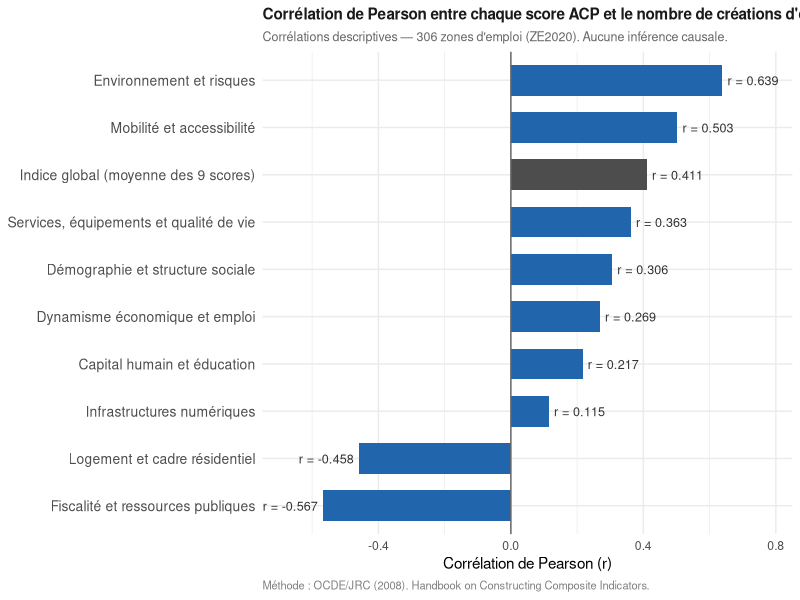
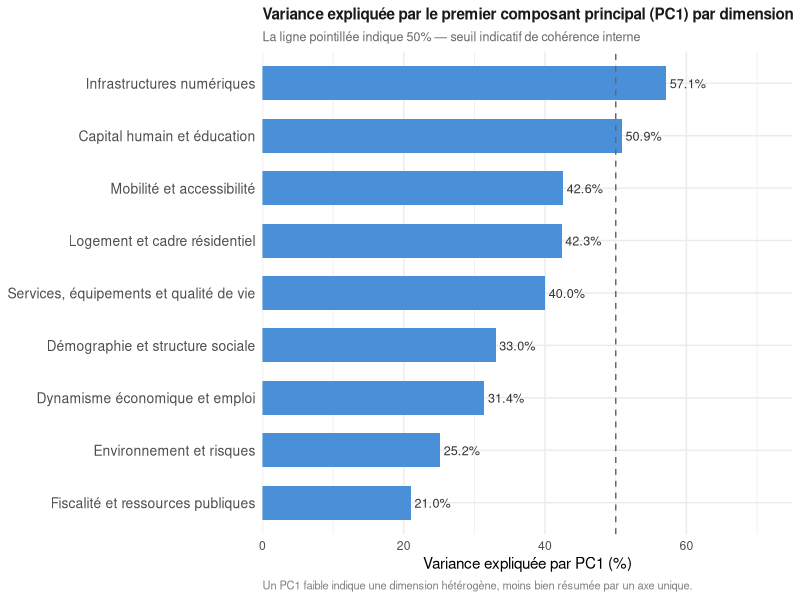
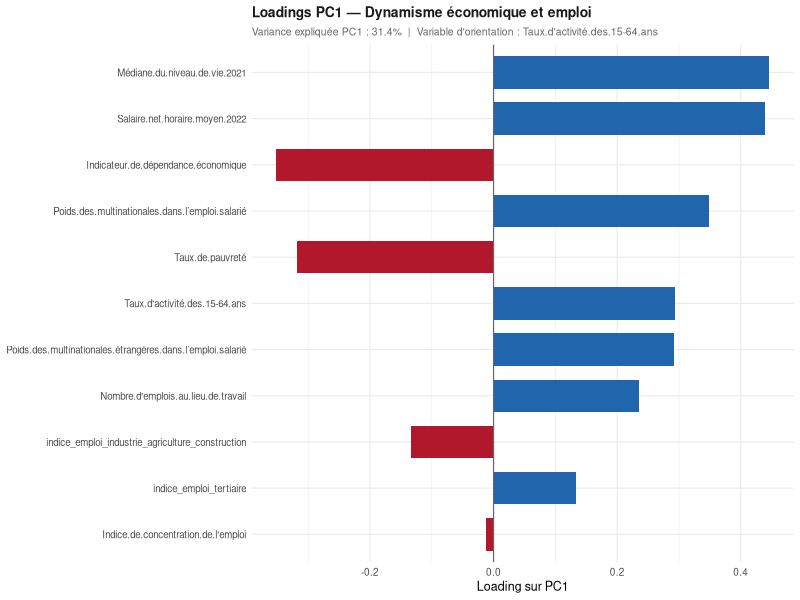
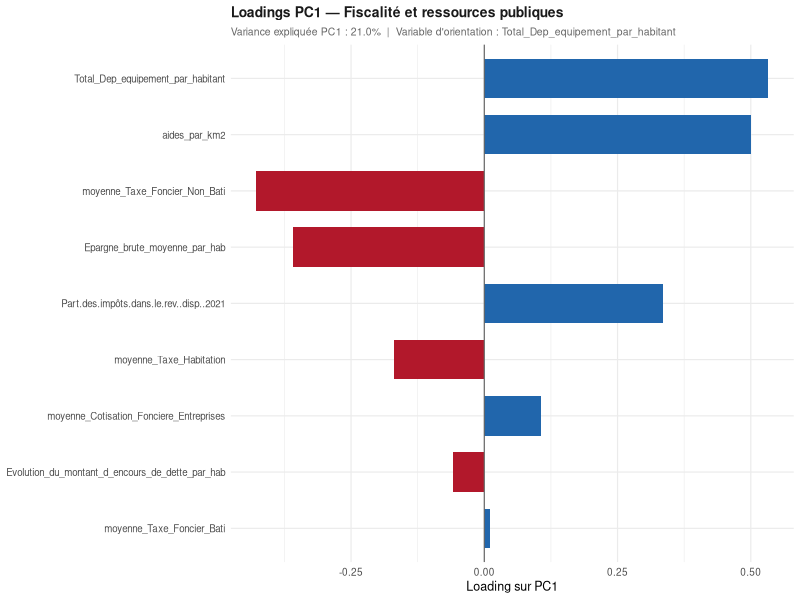
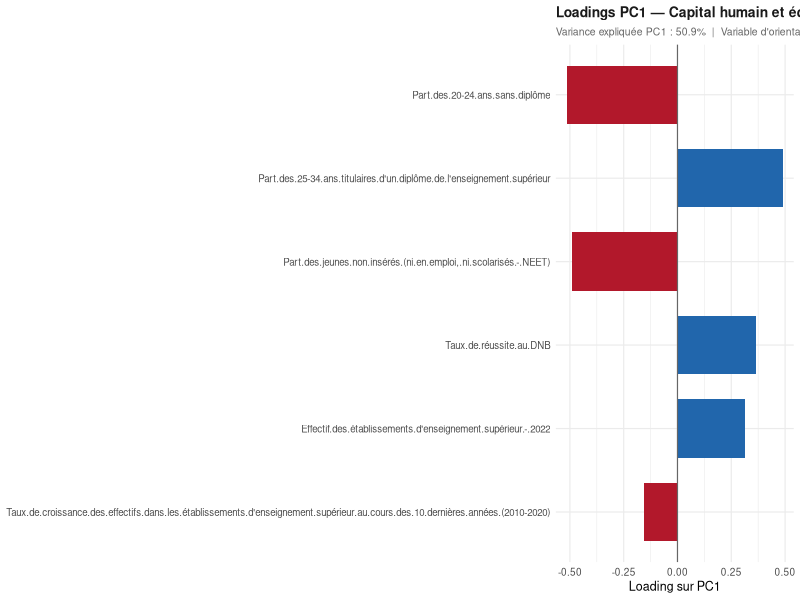
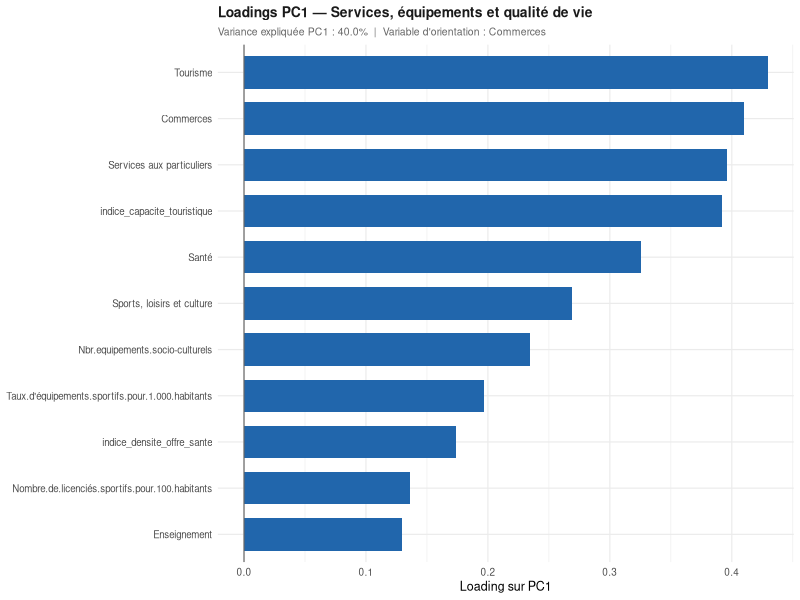
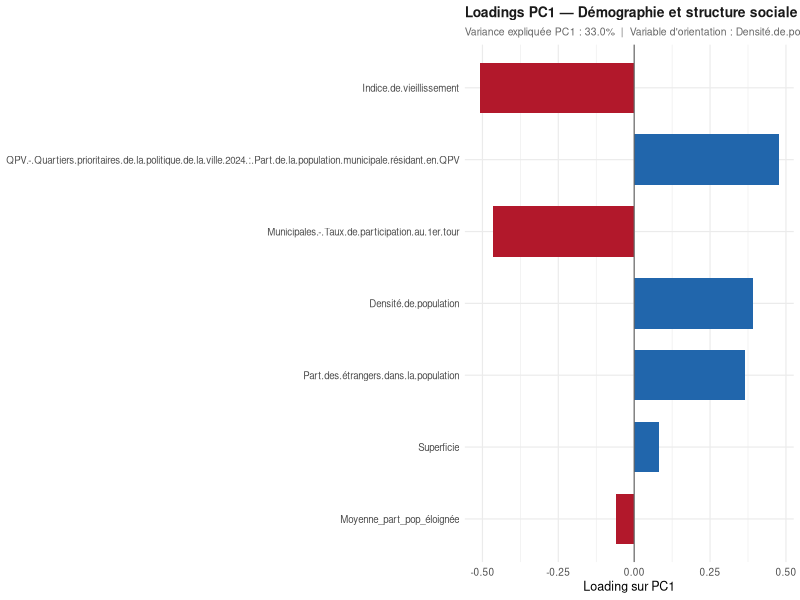
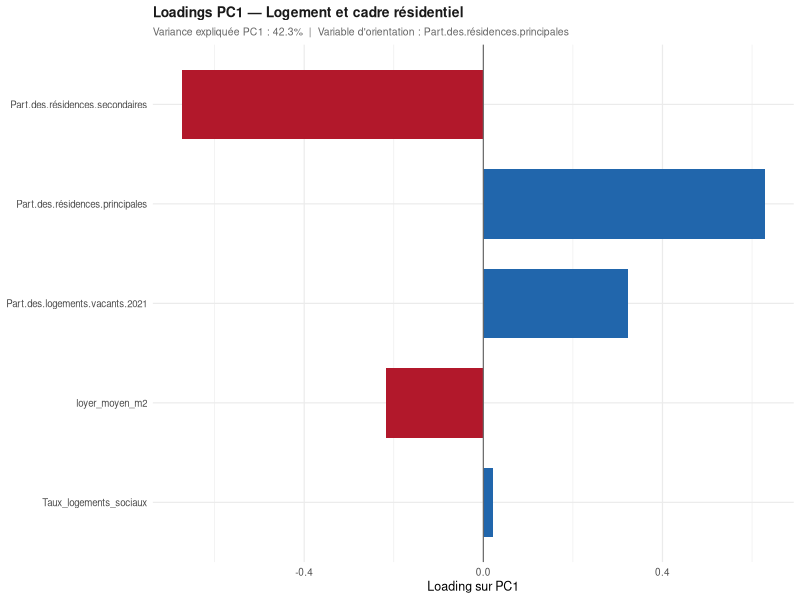

Generate these figures, in order, with R: (Note: this script raises an error after producing the figures.)
# =============================================================================
# Construction des indices d'attractivité territoriale par ACP
# Zones d'emploi françaises (ZE2020)
# Auteur : Benjamin Lagable — Bpifrance / Observatoire de la Création d'Entreprise
# =============================================================================
#
# Méthode : Analyse en Composantes Principales (ACP) par dimension thématique,
# agrégation par moyenne simple pour l'indice global.
#
# Référence méthodologique :
# OECD/JRC (2008). Handbook on Constructing Composite Indicators: Methodology
# and User Guide. OECD Publishing, Paris.
# https://doi.org/10.1787/9789264043466-en
#
# Données source : data_retraited.xlsx
# Variables standardisées (mean=0, std=1), 306 zones d'emploi.
# Aucune valeur manquante.
#
# NOTA : prcomp() est appelé avec center = FALSE et scale. = FALSE car les
# variables sont déjà standardisées (mean=0, std=1) dans data_retraited.xlsx.
# Ne pas modifier ces paramètres sans restandardiser les données en amont.
# =============================================================================

library(readxl)
library(dplyr)
library(ggplot2)
library(openxlsx)
library(tidyr)

# -----------------------------------------------------------------------------
# 1. Chargement des données
# -----------------------------------------------------------------------------

data_retraited <- readxl::read_xlsx("data/data_retraited.xlsx")

cat("Dimensions :", nrow(data_retraited), "zones d'emploi,",
    ncol(data_retraited), "variables\n")
cat("Valeurs manquantes :", sum(is.na(data_retraited)), "\n\n")

# -----------------------------------------------------------------------------
# 2. Résolution des noms de colonnes à encodage variable
# -----------------------------------------------------------------------------
# Certains noms de colonnes contiennent des apostrophes ou caractères dont
# l'encodage exact peut différer selon l'OS ou l'éditeur.
# On les résout dynamiquement via grep() pour garantir la correspondance.

var_multi_etr <- colnames(data_retraited)[
  grep("multinationales.*trang", colnames(data_retraited), ignore.case = TRUE)
]
var_multi     <- colnames(data_retraited)[
  grep("multinationales.dans", colnames(data_retraited), ignore.case = TRUE)
]
var_znieff    <- colnames(data_retraited)[
  grep("ZNIEFF", colnames(data_retraited), ignore.case = TRUE)
]

# Vérification
cat("Variables résolues dynamiquement :\n")
cat(" -", var_multi_etr, "\n")
cat(" -", var_multi, "\n")
cat(" -", var_znieff, "\n\n")

# -----------------------------------------------------------------------------
# 3. Définition des dimensions thématiques
# -----------------------------------------------------------------------------
# nombre_creations est exclu de toutes les dimensions.
# Il sert uniquement à documenter les corrélations descriptives a posteriori,
# conformément au principe de séparation entre construction de l'indice
# et validation externe (OCDE/JRC 2008, ch. 7).

dimensions <- list(

  dynamisme_economique_emploi = c(
    "Médiane.du.niveau.de.vie.2021",
    "Indicateur.de.dépendance.économique",
    "Salaire.net.horaire.moyen.2022",
    "Indice.de.concentration.de.l'emploi",
    "Nombre.d'emplois.au.lieu.de.travail",
    "Taux.d'activité.des.15-64.ans",
    var_multi_etr,   # résolu dynamiquement
    var_multi,       # résolu dynamiquement
    "Taux.de.pauvreté",
    "indice_emploi_industrie_agriculture_construction",
    "indice_emploi_tertiaire"
  ),

  fiscalite_ressources_publiques = c(
    "Part.des.impôts.dans.le.rev..disp..2021",
    "moyenne_Taxe_Habitation",
    "moyenne_Taxe_Foncier_Bati",
    "moyenne_Taxe_Foncier_Non_Bati",
    "moyenne_Cotisation_Fonciere_Entreprises",
    "Total_Dep_equipement_par_habitant",
    "Evolution_du_montant_d_encours_de_dette_par_hab",
    "Epargne_brute_moyenne_par_hab",
    "aides_par_km2"
  ),

  capital_humain_education = c(
    "Part.des.20-24.ans.sans.diplôme",
    "Taux.de.réussite.au.DNB",
    "Taux.de.croissance.des.effectifs.dans.les.établissements.d'enseignement.supérieur.au.cours.des.10.dernières.années.(2010-2020)",
    "Part.des.25-34.ans.titulaires.d'un.diplôme.de.l'enseignement.supérieur",
    "Effectif.des.établissements.d'enseignement.supérieur.-.2022",
    "Part.des.jeunes.non.insérés.(ni.en.emploi,.ni.scolarisés.-.NEET)"
  ),

  services_equipements_qualite_vie = c(
    "Commerces",
    "Enseignement",
    "Santé",
    "Services aux particuliers",
    "Sports, loisirs et culture",
    "Tourisme",
    "Nbr.equipements.socio-culturels",
    "Nombre.de.licenciés.sportifs.pour.100.habitants",
    "Taux.d'équipements.sportifs.pour.1.000.habitants",
    "indice_capacite_touristique",
    "indice_densite_offre_sante"
  ),

  demographie_structure_sociale = c(
    "Part.des.étrangers.dans.la.population",
    "Densité.de.population",
    "Indice.de.vieillissement",
    "Superficie",
    "QPV.-.Quartiers.prioritaires.de.la.politique.de.la.ville.2024.:.Part.de.la.population.municipale.résidant.en.QPV",
    "Municipales.-.Taux.de.participation.au.1er.tour",
    "Moyenne_part_pop_éloignée"
  ),

  logement_cadre_residentiel = c(
    "Part.des.résidences.principales",
    "Part.des.résidences.secondaires",
    "Part.des.logements.vacants.2021",
    "Taux_logements_sociaux",
    "loyer_moyen_m2"
  ),

  environnement_risques = c(
    "Surface.agricole.utilisée.(SAU)",
    "total_infractions",
    "Emissions.de.gaz.à.effet.de.serre.hors.puits.(PRG),.par.secteur",
    "moyenne_code_qual",
    "Nombre.d'établissements.industriels.à.risque.(classés.Seveso)",
    "Territoires artificialisés",
    "Territoires agricoles",
    "Forêts et milieux semi-naturels",
    "Zones humides",
    "Surfaces en eau",
    var_znieff,      # résolu dynamiquement
    "indice_DDRM",
    "indice_catnat"
  ),

  infrastructures_numeriques = c(
    "Moyenne_vitesse_internet",
    "Part.de.la.surface.couverte.en.4G.par.a.minima.un.opérateur.2022",
    "Part.des.locaux.raccordables.FttH.(fibre.optique).2024"
  ),

  mobilite_accessibilite = c(
    "Transports et déplacements",
    "total_stations",
    "Temps.moyen.de.trajet.entre.le.domicile.et.le.travail.selon.le.sexe",
    "Part.des.déplacements.domicile-travail.en.voiture"
  )
)

# Variable dominante attendue par dimension (loading positif attendu).
# Sert à orienter le PC1 de façon ancrée dans le contenu de la dimension,
# conformément à la pratique recommandée par OCDE/JRC 2008, section 6.2.
# Si le loading de cette variable sur PC1 est négatif, le PC1 est multiplié
# par -1 pour que le score soit dans le sens "favorable" de la dimension.
#
# NOTE sur fiscalite_ressources_publiques et logement_cadre_residentiel :
# Ces deux dimensions présentent une corrélation négative avec nombre_creations
# (respectivement r = -0.567 et r = -0.458). Ceci n'est pas un artefact
# technique mais un résultat substantiel : le PC1 de ces dimensions capture
# une intensité des charges publiques / un profil résidentiel stable, qui
# caractérise des territoires peu dynamiques sur le plan entrepreneurial.
# Ce résultat est documenté et assumé comme limite connue de l'indice.
# Les variables d'orientation ne sont pas modifiées a posteriori pour éviter
# tout biais de sélection (OCDE/JRC 2008, ch. 6).

var_dominante <- list(
  dynamisme_economique_emploi      = "Taux.d'activité.des.15-64.ans",
  fiscalite_ressources_publiques   = "Total_Dep_equipement_par_habitant",
  capital_humain_education         = "Part.des.25-34.ans.titulaires.d'un.diplôme.de.l'enseignement.supérieur",
  services_equipements_qualite_vie = "Commerces",
  demographie_structure_sociale    = "Densité.de.population",
  logement_cadre_residentiel       = "Part.des.résidences.principales",
  environnement_risques            = "Forêts et milieux semi-naturels",
  infrastructures_numeriques       = "Moyenne_vitesse_internet",
  mobilite_accessibilite           = "Transports et déplacements"
)

# -----------------------------------------------------------------------------
# 4. Fonction ACP par dimension
# -----------------------------------------------------------------------------

acp_dimension <- function(data, vars, dim_name, var_orient) {

  vars_ok       <- vars[vars %in% colnames(data)]
  vars_absentes <- vars[!vars %in% colnames(data)]

  if (length(vars_absentes) > 0) {
    cat("  AVERTISSEMENT — variables absentes dans", dim_name, ":",
        paste(vars_absentes, collapse = ", "), "\n")
  }

  X   <- as.matrix(data[, vars_ok])
  acp <- prcomp(X, center = FALSE, scale. = FALSE)

  score_brut  <- acp$x[, 1]
  var_exp_pc1 <- summary(acp)$importance[2, 1]
  loadings    <- setNames(acp$rotation[, 1], vars_ok)

  # Orientation ancrée sur la variable dominante de la dimension
  if (var_orient %in% names(loadings)) {
    if (loadings[var_orient] < 0) {
      score_brut <- -score_brut
      loadings   <- -loadings
    }
  } else {
    cat("  AVERTISSEMENT — variable d'orientation absente pour", dim_name,
        ": orientation par défaut (loading dominant absolu)\n")
    if (loadings[which.max(abs(loadings))] < 0) {
      score_brut <- -score_brut
      loadings   <- -loadings
    }
  }

  # Normalisation min-max 0-100 (OCDE/JRC 2008, eq. 6.1)
  score_norm <- (score_brut - min(score_brut)) /
                (max(score_brut) - min(score_brut)) * 100

  r_creations <- cor(score_norm, data[["nombre_creations"]],
                     use = "complete.obs")

  cat(sprintf("  %-42s | PC1: %4.1f%% | r_creations: %+.3f | n_vars: %d\n",
              dim_name,
              var_exp_pc1 * 100,
              r_creations,
              length(vars_ok)))

  list(
    score       = score_norm,
    var_exp_pc1 = var_exp_pc1,
    loadings    = loadings,
    vars_ok     = vars_ok,
    r_creations = r_creations,
    var_orient  = var_orient
  )
}

# -----------------------------------------------------------------------------
# 5. Calcul des scores dimensionnels
# -----------------------------------------------------------------------------

cat("=== ACP par dimension (OCDE/JRC 2008) ===\n")

resultats <- lapply(names(dimensions), function(dim) {
  acp_dimension(
    data       = data_retraited,
    vars       = dimensions[[dim]],
    dim_name   = dim,
    var_orient = var_dominante[[dim]]
  )
})
names(resultats) <- names(dimensions)

# -----------------------------------------------------------------------------
# 6. Indice global — moyenne simple des 9 scores dimensionnels
# -----------------------------------------------------------------------------
# Choix justifié : en l'absence de raison théorique solide pour pondérer
# différemment les 9 dimensions entre elles, la moyenne simple est la méthode
# par défaut recommandée par OCDE/JRC 2008 (section 7.2).
# Elle est transparente, facilement reproductible, et ses limites sont connues.
#
# Les dimensions à corrélation négative avec nombre_creations
# (fiscalite_ressources_publiques, logement_cadre_residentiel) sont conservées
# dans l'indice global. Les retirer a posteriori constituerait une sélection
# guidée par les résultats, incompatible avec le cadre OCDE/JRC 2008.

scores_matrix <- sapply(names(resultats), function(dim) resultats[[dim]]$score)
colnames(scores_matrix) <- names(resultats)

score_global_brut <- rowMeans(scores_matrix)
score_global_norm <- (score_global_brut - min(score_global_brut)) /
                     (max(score_global_brut) - min(score_global_brut)) * 100

r_global   <- cor(score_global_norm, data_retraited$nombre_creations,
                  use = "complete.obs")
rho_global <- cor(score_global_norm, data_retraited$nombre_creations,
                  method = "spearman", use = "complete.obs")

cat(sprintf("\n=== Indice global (moyenne simple des 9 scores) ===\n"))
cat(sprintf("Corrélation de Pearson  ~ créations : r   = %.3f\n", r_global))
cat(sprintf("Corrélation de Spearman ~ créations : rho = %.3f\n\n", rho_global))

# -----------------------------------------------------------------------------
# 7. Construction du tableau final
# -----------------------------------------------------------------------------

data_scores <- data.frame(
  ZE2020           = data_retraited$ZE2020,
  LIBZE2020        = data_retraited$LIBZE2020,
  nombre_creations = data_retraited$nombre_creations
)

for (dim in names(resultats)) {
  data_scores[[paste0("score_", dim)]] <- resultats[[dim]]$score
}

data_scores$score_global <- score_global_norm

# Tableau de synthèse
synthese <- data.frame(
  dimension   = names(resultats),
  n_variables = sapply(names(resultats), function(d) length(resultats[[d]]$vars_ok)),
  var_exp_pc1 = sapply(names(resultats), function(d) round(resultats[[d]]$var_exp_pc1 * 100, 1)),
  r_creations = sapply(names(resultats), function(d) round(resultats[[d]]$r_creations, 3)),
  var_orient  = sapply(names(resultats), function(d) resultats[[d]]$var_orient)
)

cat("=== Synthèse ===\n")
print(synthese[, c("dimension", "n_variables", "var_exp_pc1", "r_creations")],
      row.names = FALSE)

# Export
openxlsx::write.xlsx(data_scores, "data/data_scores_ACP.xlsx", overwrite = TRUE)
cat("\nFichier exporté : data/data_scores_ACP.xlsx\n")

# -----------------------------------------------------------------------------
# 8. Diagnostic complémentaire — corrélations individuelles par dimension
# -----------------------------------------------------------------------------
# Produit un tableau des corrélations de chaque variable source avec
# nombre_creations, pour chaque dimension. Utile pour la discussion des
# limites méthodologiques (dimensions à r négatif).

cat("\n=== Corrélations individuelles variables / nombre_creations ===\n")
for (dim in names(resultats)) {
  vars_dim <- resultats[[dim]]$vars_ok
  cor_dim  <- sapply(vars_dim, function(v) {
    cor(data_retraited[[v]], data_retraited$nombre_creations, use = "complete.obs")
  })
  cor_dim_sorted <- sort(cor_dim)
  cat(sprintf("\n[%s]\n", dim))
  for (i in seq_along(cor_dim_sorted)) {
    cat(sprintf("  %+.3f  %s\n", cor_dim_sorted[i], names(cor_dim_sorted)[i]))
  }
}

# -----------------------------------------------------------------------------
# 9. Graphiques de diagnostic
# -----------------------------------------------------------------------------

dir.create("figures", showWarnings = FALSE)

labels_dim <- c(
  dynamisme_economique_emploi      = "Dynamisme économique et emploi",
  fiscalite_ressources_publiques   = "Fiscalité et ressources publiques",
  capital_humain_education         = "Capital humain et éducation",
  services_equipements_qualite_vie = "Services, équipements et qualité de vie",
  demographie_structure_sociale    = "Démographie et structure sociale",
  logement_cadre_residentiel       = "Logement et cadre résidentiel",
  environnement_risques            = "Environnement et risques",
  infrastructures_numeriques       = "Infrastructures numériques",
  mobilite_accessibilite           = "Mobilité et accessibilité"
)

# --- 9a. Corrélations des scores avec nombre_creations ---

corr_df <- data.frame(
  dimension   = c(names(resultats), "global"),
  correlation = c(
    sapply(names(resultats), function(d) resultats[[d]]$r_creations),
    r_global
  )
)
corr_df$label <- c(labels_dim[corr_df$dimension[-nrow(corr_df)]],
                   "Indice global (moyenne des 9 scores)")
corr_df$label <- factor(corr_df$label,
                        levels = corr_df$label[order(corr_df$correlation)])
corr_df$couleur <- ifelse(corr_df$dimension == "global", "gray30", "#2166AC")

p_corr <- ggplot(corr_df, aes(x = correlation, y = label, fill = couleur)) +
  geom_col(width = 0.65, show.legend = FALSE) +
  geom_vline(xintercept = 0, color = "gray40", linewidth = 0.5) +
  geom_text(aes(label = sprintf("r = %.3f", correlation),
                hjust = ifelse(correlation >= 0, -0.1, 1.1)),
            size = 3.2, color = "gray20") +
  scale_fill_identity() +
  scale_x_continuous(limits = c(-0.75, 0.85), expand = c(0, 0)) +
  labs(
    title    = "Corrélation de Pearson entre chaque score ACP et le nombre de créations d'entreprises",
    subtitle = "Corrélations descriptives — 306 zones d'emploi (ZE2020). Aucune inférence causale.",
    caption  = "Méthode : OCDE/JRC (2008). Handbook on Constructing Composite Indicators.",
    x        = "Corrélation de Pearson (r)",
    y        = NULL
  ) +
  theme_minimal(base_size = 11) +
  theme(
    plot.title    = element_text(size = 11, face = "bold", color = "gray10"),
    plot.subtitle = element_text(size = 9, color = "gray40"),
    plot.caption  = element_text(size = 8, color = "gray50", hjust = 0),
    axis.text.y   = element_text(size = 10)
  )

ggsave("figures/correlations_scores_creations.png", p_corr,
       width = 10, height = 6, dpi = 150)
cat("\nFigure : figures/correlations_scores_creations.png\n")

# --- 9b. Variance expliquée par le PC1 ---

var_df <- data.frame(
  dimension = names(resultats),
  var_exp   = sapply(names(resultats), function(d) resultats[[d]]$var_exp_pc1 * 100)
)
var_df$label <- labels_dim[var_df$dimension]
var_df$label <- factor(var_df$label,
                       levels = var_df$label[order(var_df$var_exp)])

p_var <- ggplot(var_df, aes(x = var_exp, y = label)) +
  geom_col(fill = "#4a90d9", width = 0.65) +
  geom_vline(xintercept = 50, color = "gray40", linewidth = 0.5,
             linetype = "dashed") +
  geom_text(aes(label = sprintf("%.1f%%", var_exp), hjust = -0.1),
            size = 3.2, color = "gray20") +
  scale_x_continuous(limits = c(0, 75), expand = c(0, 0)) +
  labs(
    title    = "Variance expliquée par le premier composant principal (PC1) par dimension",
    subtitle = "La ligne pointillée indique 50% — seuil indicatif de cohérence interne",
    caption  = "Un PC1 faible indique une dimension hétérogène, moins bien résumée par un axe unique.",
    x        = "Variance expliquée par PC1 (%)",
    y        = NULL
  ) +
  theme_minimal(base_size = 11) +
  theme(
    plot.title    = element_text(size = 11, face = "bold", color = "gray10"),
    plot.subtitle = element_text(size = 9, color = "gray40"),
    plot.caption  = element_text(size = 8, color = "gray50", hjust = 0),
    axis.text.y   = element_text(size = 10)
  )

ggsave("figures/variance_expliquee_pc1.png", p_var,
       width = 10, height = 5, dpi = 150)
cat("Figure : figures/variance_expliquee_pc1.png\n")

# --- 9c. Loadings PC1 par dimension ---

for (dim in names(resultats)) {
  load_df <- data.frame(
    variable = names(resultats[[dim]]$loadings),
    loading  = as.numeric(resultats[[dim]]$loadings)
  )
  load_df <- load_df[order(abs(load_df$loading)), ]
  load_df$variable <- factor(load_df$variable, levels = load_df$variable)
  load_df$couleur  <- ifelse(load_df$loading >= 0, "#2166AC", "#B2182B")

  p_load <- ggplot(load_df, aes(x = loading, y = variable, fill = couleur)) +
    geom_col(width = 0.7, show.legend = FALSE) +
    geom_vline(xintercept = 0, color = "gray40", linewidth = 0.4) +
    scale_fill_identity() +
    labs(
      title    = paste("Loadings PC1 —", labels_dim[dim]),
      subtitle = sprintf("Variance expliquée PC1 : %.1f%%  |  Variable d'orientation : %s",
                         resultats[[dim]]$var_exp_pc1 * 100,
                         resultats[[dim]]$var_orient),
      x        = "Loading sur PC1",
      y        = NULL
    ) +
    theme_minimal(base_size = 9) +
    theme(
      plot.title    = element_text(size = 10, face = "bold", color = "gray10"),
      plot.subtitle = element_text(size = 7.5, color = "gray40"),
      axis.text.y   = element_text(size = 7)
    )

  ggsave(paste0("figures/loadings_", dim, ".png"), p_load,
         width = 9, height = 5, dpi = 130)
}
cat("Figures loadings : figures/loadings_*.png\n")

# --- 9d. Distribution de l'indice global ---

p_global <- ggplot(data_scores, aes(x = score_global)) +
  geom_histogram(bins = 30, fill = "#4a90d9", color = "white", alpha = 0.85) +
  geom_vline(xintercept = median(data_scores$score_global),
             color = "red3", linewidth = 1) +
  geom_vline(xintercept = quantile(data_scores$score_global, 0.25),
             color = "orange2", linewidth = 0.8, linetype = "dashed") +
  geom_vline(xintercept = quantile(data_scores$score_global, 0.75),
             color = "orange2", linewidth = 0.8, linetype = "dashed") +
  annotate("text",
           x     = median(data_scores$score_global),
           y     = Inf,
           label = paste0("Médiane : ", round(median(data_scores$score_global), 1)),
           vjust = 2, hjust = -0.15, color = "red3", size = 3.5) +
  labs(
    title    = "Distribution de l'indice global d'attractivité territoriale",
    subtitle = "306 zones d'emploi — scores normalisés 0-100 — moyenne simple des 9 dimensions",
    x        = "Score global (0-100)",
    y        = "Nombre de zones d'emploi"
  ) +
  theme_minimal(base_size = 11) +
  theme(
    plot.title    = element_text(size = 11, face = "bold", color = "gray10"),
    plot.subtitle = element_text(size = 9, color = "gray40")
  )

ggsave("figures/distribution_score_global.png", p_global,
       width = 9, height = 5, dpi = 150)
cat("Figure : figures/distribution_score_global.png\n")

# --- 9e. Indice global vs nombre_creations ---

p_scatter <- ggplot(data_scores, aes(x = score_global, y = nombre_creations)) +
  geom_point(alpha = 0.4, color = "#2166AC", size = 1.8) +
  geom_smooth(method = "lm", color = "red3", se = TRUE, linewidth = 0.8) +
  annotate("text",
           x     = 15,
           y     = max(data_scores$nombre_creations) * 0.88,
           label = sprintf("r = %.3f  |  rho = %.3f", r_global, rho_global),
           size  = 4, color = "gray20") +
  labs(
    title    = "Indice global d'attractivité vs. dynamique de création d'entreprises",
    subtitle = "Corrélation descriptive — aucune interprétation causale",
    caption  = "nombre_creations est standardisé (mean=0, std=1).",
    x        = "Score global ACP (0-100)",
    y        = "Nombre de créations d'entreprises (standardisé)"
  ) +
  theme_minimal(base_size = 11) +
  theme(
    plot.title    = element_text(size = 11, face = "bold", color = "gray10"),
    plot.subtitle = element_text(size = 9, color = "gray40"),
    plot.caption  = element_text(size = 8, color = "gray50", hjust = 0)
  )

ggsave("figures/scatter_global_creations.png", p_scatter,
       width = 8, height = 6, dpi = 150)
cat("Figure : figures/scatter_global_creations.png\n")

cat("\n=== Script terminé avec succès ===\n")
cat(sprintf("Indice global : r = %.3f (Pearson) | rho = %.3f (Spearman)\n",
            r_global, rho_global))

# -----------------------------------------------------------------------------
# 10. Analyse de robustesse — OCDE/JRC 2008, ch. 8
# -----------------------------------------------------------------------------

cat("\n=== Analyse de robustesse (OCDE/JRC 2008, ch. 8) ===\n")

# Poids scénario A : moyenne simple (méthode de base)
poids_A <- rep(1/9, 9)
names(poids_A) <- cols_dim

# Poids scénario B : proportionnel à la variance expliquée PC1
var_exp <- sapply(names(resultats), function(d) resultats[[d]]$var_exp_pc1)
poids_B <- var_exp / sum(var_exp)

# Poids scénario C : proportionnel à la corrélation absolue avec créations
# (présenté comme informatif uniquement — ne pas utiliser comme méthode principale)
r_abs <- abs(sapply(names(resultats), function(d) resultats[[d]]$r_creations))
poids_C <- r_abs / sum(r_abs)

# Calcul des indices sous chaque scénario
calc_indice <- function(scores_mat, poids) {
  brut <- as.numeric(scores_mat %*% poids)
  (brut - min(brut)) / (max(brut) - min(brut)) * 100
}

score_A <- calc_indice(scores_matrix, poids_A)  # identique à score_global
score_B <- calc_indice(scores_matrix, poids_B)
score_C <- calc_indice(scores_matrix, poids_C)

# Corrélations de Spearman entre classements
rho_AB <- cor(rank(score_A), rank(score_B), method = "spearman")
rho_AC <- cor(rank(score_A), rank(score_C), method = "spearman")
rho_BC <- cor(rank(score_B), rank(score_C), method = "spearman")

cat(sprintf("Corrélation de rang Spearman entre scénarios :\n"))
cat(sprintf("  A (moyenne simple) vs B (pondéré PC1)      : rho = %.3f\n", rho_AB))
cat(sprintf("  A (moyenne simple) vs C (pondéré |r|)      : rho = %.3f\n", rho_AC))
cat(sprintf("  B (pondéré PC1)    vs C (pondéré |r|)      : rho = %.3f\n", rho_BC))

# Zones dont le rang change le plus entre A et B
rang_A <- rank(-score_A)
rang_B <- rank(-score_B)
rang_C <- rank(-score_C)

delta_AB <- abs(rang_A - rang_B)
delta_AC <- abs(rang_A - rang_C)

robustesse_df <- data.frame(
  ZE       = data_retraited$LIBZE2020,
  rang_A   = rang_A,
  rang_B   = rang_B,
  rang_C   = rang_C,
  delta_AB = delta_AB,
  delta_AC = delta_AC
)

cat("\nTop 10 zones avec le plus grand écart de rang entre scénarios A et B :\n")
print(robustesse_df[order(-delta_AB), c("ZE", "rang_A", "rang_B", "delta_AB")][1:10, ],
      row.names = FALSE)

# Poids sous chaque scénario (pour documentation)
cat("\nPoids par dimension sous chaque scénario :\n")
poids_df <- data.frame(
  dimension = names(resultats),
  poids_A   = round(poids_A * 100, 1),
  poids_B   = round(poids_B * 100, 1),
  poids_C   = round(poids_C * 100, 1)
)
print(poids_df, row.names = FALSE)

# Export résultats de robustesse
data_scores$score_B <- score_B
data_scores$score_C <- score_C
